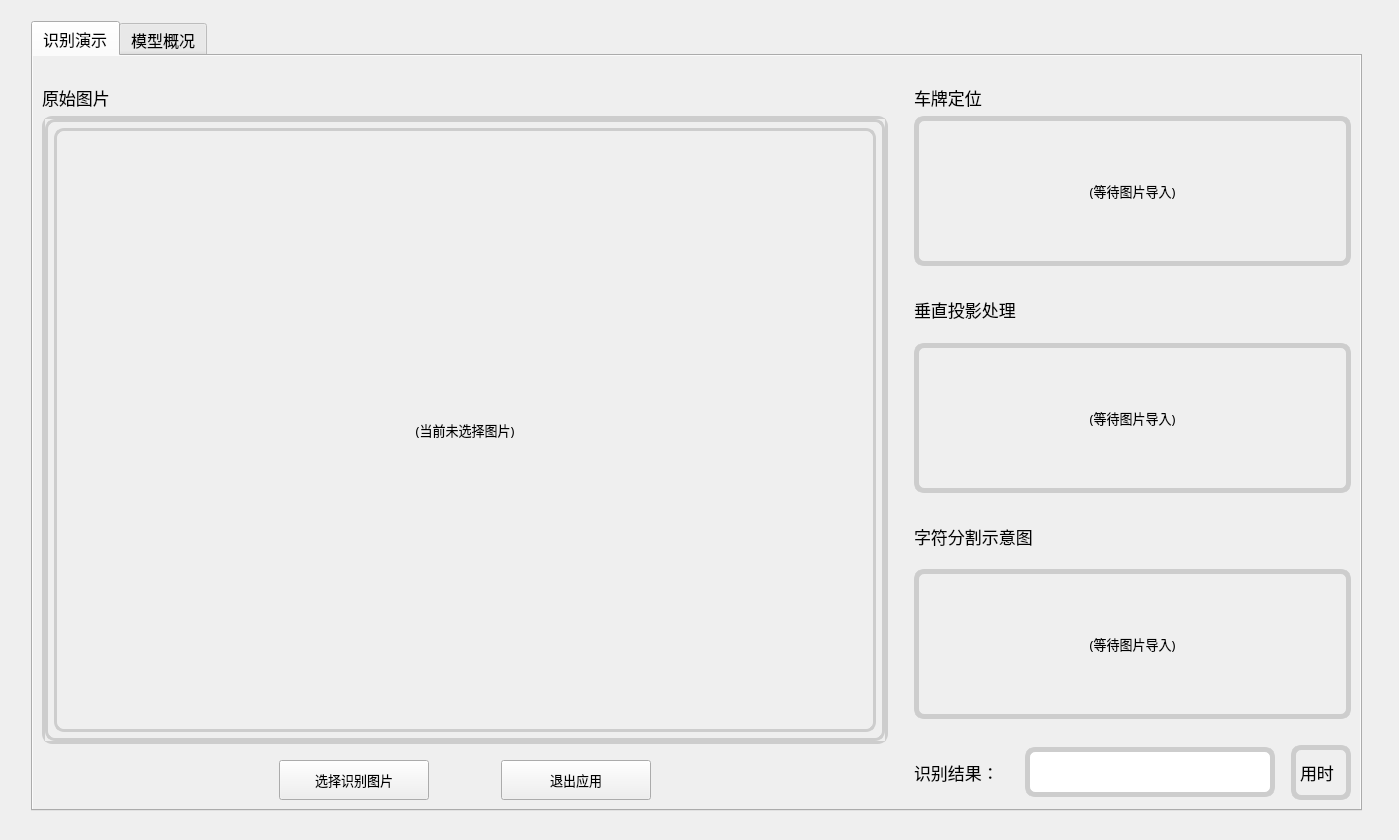
<?xml version="1.0" encoding="UTF-8"?>
<ui version="4.0">
 <class>Form</class>
 <widget class="QWidget" name="Form">
  <property name="geometry">
   <rect>
    <x>0</x>
    <y>0</y>
    <width>1399</width>
    <height>840</height>
   </rect>
  </property>
  <property name="sizePolicy">
   <sizepolicy hsizetype="Fixed" vsizetype="Fixed">
    <horstretch>0</horstretch>
    <verstretch>0</verstretch>
   </sizepolicy>
  </property>
  <property name="minimumSize">
   <size>
    <width>1080</width>
    <height>654</height>
   </size>
  </property>
  <property name="windowTitle">
   <string>Form</string>
  </property>
  <layout class="QGridLayout" name="gridLayout_2">
   <item row="0" column="1" colspan="2">
    <spacer name="verticalSpacer_9">
     <property name="orientation">
      <enum>Qt::Vertical</enum>
     </property>
     <property name="sizeType">
      <enum>QSizePolicy::Fixed</enum>
     </property>
     <property name="sizeHint" stdset="0">
      <size>
       <width>20</width>
       <height>10</height>
      </size>
     </property>
    </spacer>
   </item>
   <item row="1" column="1">
    <widget class="QTabWidget" name="tabWidget">
     <property name="font">
      <font>
       <family>黑体</family>
       <pointsize>12</pointsize>
      </font>
     </property>
     <property name="autoFillBackground">
      <bool>true</bool>
     </property>
     <property name="currentIndex">
      <number>0</number>
     </property>
     <widget class="QWidget" name="tab_1">
      <property name="autoFillBackground">
       <bool>true</bool>
      </property>
      <attribute name="title">
       <string>识别演示</string>
      </attribute>
      <layout class="QGridLayout" name="gridLayout_5">
       <item row="0" column="0">
        <layout class="QHBoxLayout" name="horizontalLayout_2">
         <item>
          <layout class="QGridLayout" name="gridLayout">
           <item row="1" column="1" colspan="2">
            <widget class="QLabel" name="label">
             <property name="font">
              <font>
               <family>黑体</family>
               <pointsize>13</pointsize>
              </font>
             </property>
             <property name="text">
              <string>原始图片</string>
             </property>
            </widget>
           </item>
           <item row="4" column="5">
            <spacer name="horizontalSpacer_3">
             <property name="orientation">
              <enum>Qt::Horizontal</enum>
             </property>
             <property name="sizeHint" stdset="0">
              <size>
               <width>40</width>
               <height>20</height>
              </size>
             </property>
            </spacer>
           </item>
           <item row="4" column="1">
            <spacer name="horizontalSpacer_2">
             <property name="orientation">
              <enum>Qt::Horizontal</enum>
             </property>
             <property name="sizeHint" stdset="0">
              <size>
               <width>40</width>
               <height>20</height>
              </size>
             </property>
            </spacer>
           </item>
           <item row="4" column="4">
            <widget class="QPushButton" name="Button_exit">
             <property name="minimumSize">
              <size>
               <width>150</width>
               <height>40</height>
              </size>
             </property>
             <property name="font">
              <font>
               <family>黑体</family>
               <pointsize>10</pointsize>
              </font>
             </property>
             <property name="styleSheet">
              <string notr="true"/>
             </property>
             <property name="text">
              <string>退出应用</string>
             </property>
            </widget>
           </item>
           <item row="4" column="3">
            <spacer name="horizontalSpacer_1">
             <property name="orientation">
              <enum>Qt::Horizontal</enum>
             </property>
             <property name="sizeType">
              <enum>QSizePolicy::Fixed</enum>
             </property>
             <property name="sizeHint" stdset="0">
              <size>
               <width>60</width>
               <height>20</height>
              </size>
             </property>
            </spacer>
           </item>
           <item row="0" column="1" colspan="5">
            <spacer name="verticalSpacer_2">
             <property name="orientation">
              <enum>Qt::Vertical</enum>
             </property>
             <property name="sizeType">
              <enum>QSizePolicy::Fixed</enum>
             </property>
             <property name="sizeHint" stdset="0">
              <size>
               <width>20</width>
               <height>20</height>
              </size>
             </property>
            </spacer>
           </item>
           <item row="2" column="1" colspan="5">
            <widget class="QScrollArea" name="scrollArea">
             <property name="minimumSize">
              <size>
               <width>500</width>
               <height>530</height>
              </size>
             </property>
             <property name="styleSheet">
              <string notr="true">border:2.9px solid rgb(205, 205, 205);
border-radius:10px;</string>
             </property>
             <property name="frameShape">
              <enum>QFrame::NoFrame</enum>
             </property>
             <property name="frameShadow">
              <enum>QFrame::Plain</enum>
             </property>
             <property name="lineWidth">
              <number>0</number>
             </property>
             <property name="widgetResizable">
              <bool>true</bool>
             </property>
             <widget class="QWidget" name="scrollAreaWidgetContents">
              <property name="geometry">
               <rect>
                <x>0</x>
                <y>0</y>
                <width>757</width>
                <height>616</height>
               </rect>
              </property>
              <layout class="QGridLayout" name="gridLayout_4">
               <item row="0" column="0">
                <widget class="QLabel" name="label_phote">
                 <property name="enabled">
                  <bool>true</bool>
                 </property>
                 <property name="sizePolicy">
                  <sizepolicy hsizetype="Preferred" vsizetype="Preferred">
                   <horstretch>0</horstretch>
                   <verstretch>0</verstretch>
                  </sizepolicy>
                 </property>
                 <property name="minimumSize">
                  <size>
                   <width>0</width>
                   <height>0</height>
                  </size>
                 </property>
                 <property name="font">
                  <font>
                   <family>黑体</family>
                   <pointsize>10</pointsize>
                  </font>
                 </property>
                 <property name="styleSheet">
                  <string notr="true"/>
                 </property>
                 <property name="frameShadow">
                  <enum>QFrame::Plain</enum>
                 </property>
                 <property name="lineWidth">
                  <number>0</number>
                 </property>
                 <property name="text">
                  <string>(当前未选择图片)</string>
                 </property>
                 <property name="alignment">
                  <set>Qt::AlignCenter</set>
                 </property>
                </widget>
               </item>
              </layout>
             </widget>
            </widget>
           </item>
           <item row="4" column="2">
            <widget class="QPushButton" name="Button_select">
             <property name="enabled">
              <bool>true</bool>
             </property>
             <property name="minimumSize">
              <size>
               <width>150</width>
               <height>40</height>
              </size>
             </property>
             <property name="font">
              <font>
               <family>黑体</family>
               <pointsize>10</pointsize>
              </font>
             </property>
             <property name="styleSheet">
              <string notr="true"/>
             </property>
             <property name="text">
              <string>选择识别图片</string>
             </property>
            </widget>
           </item>
           <item row="3" column="1" colspan="5">
            <spacer name="verticalSpacer">
             <property name="orientation">
              <enum>Qt::Vertical</enum>
             </property>
             <property name="sizeType">
              <enum>QSizePolicy::Fixed</enum>
             </property>
             <property name="sizeHint" stdset="0">
              <size>
               <width>20</width>
               <height>10</height>
              </size>
             </property>
            </spacer>
           </item>
          </layout>
         </item>
         <item>
          <spacer name="horizontalSpacer_5">
           <property name="orientation">
            <enum>Qt::Horizontal</enum>
           </property>
           <property name="sizeType">
            <enum>QSizePolicy::Fixed</enum>
           </property>
           <property name="sizeHint" stdset="0">
            <size>
             <width>20</width>
             <height>20</height>
            </size>
           </property>
          </spacer>
         </item>
         <item>
          <layout class="QVBoxLayout" name="verticalLayout">
           <item>
            <spacer name="verticalSpacer_3">
             <property name="orientation">
              <enum>Qt::Vertical</enum>
             </property>
             <property name="sizeType">
              <enum>QSizePolicy::Fixed</enum>
             </property>
             <property name="sizeHint" stdset="0">
              <size>
               <width>20</width>
               <height>20</height>
              </size>
             </property>
            </spacer>
           </item>
           <item>
            <widget class="QLabel" name="label_2">
             <property name="sizePolicy">
              <sizepolicy hsizetype="Preferred" vsizetype="Fixed">
               <horstretch>0</horstretch>
               <verstretch>0</verstretch>
              </sizepolicy>
             </property>
             <property name="font">
              <font>
               <family>黑体</family>
               <pointsize>13</pointsize>
              </font>
             </property>
             <property name="text">
              <string>车牌定位</string>
             </property>
            </widget>
           </item>
           <item>
            <widget class="QLabel" name="label_located">
             <property name="minimumSize">
              <size>
               <width>0</width>
               <height>150</height>
              </size>
             </property>
             <property name="font">
              <font>
               <family>黑体</family>
               <pointsize>10</pointsize>
              </font>
             </property>
             <property name="styleSheet">
              <string notr="true">border:5px solid rgb(205, 205, 205);
border-radius:10px;</string>
             </property>
             <property name="text">
              <string>(等待图片导入)</string>
             </property>
             <property name="alignment">
              <set>Qt::AlignCenter</set>
             </property>
            </widget>
           </item>
           <item>
            <spacer name="verticalSpacer_6">
             <property name="orientation">
              <enum>Qt::Vertical</enum>
             </property>
             <property name="sizeType">
              <enum>QSizePolicy::Fixed</enum>
             </property>
             <property name="sizeHint" stdset="0">
              <size>
               <width>20</width>
               <height>10</height>
              </size>
             </property>
            </spacer>
           </item>
           <item>
            <widget class="QLabel" name="label_3">
             <property name="font">
              <font>
               <family>黑体</family>
               <pointsize>13</pointsize>
              </font>
             </property>
             <property name="text">
              <string>垂直投影处理</string>
             </property>
            </widget>
           </item>
           <item>
            <widget class="QLabel" name="label_projection">
             <property name="minimumSize">
              <size>
               <width>0</width>
               <height>150</height>
              </size>
             </property>
             <property name="font">
              <font>
               <family>黑体</family>
               <pointsize>10</pointsize>
              </font>
             </property>
             <property name="styleSheet">
              <string notr="true">border:5px solid rgb(205, 205, 205);
border-radius:10px;</string>
             </property>
             <property name="text">
              <string>(等待图片导入)</string>
             </property>
             <property name="alignment">
              <set>Qt::AlignCenter</set>
             </property>
            </widget>
           </item>
           <item>
            <spacer name="verticalSpacer_7">
             <property name="orientation">
              <enum>Qt::Vertical</enum>
             </property>
             <property name="sizeType">
              <enum>QSizePolicy::Fixed</enum>
             </property>
             <property name="sizeHint" stdset="0">
              <size>
               <width>20</width>
               <height>10</height>
              </size>
             </property>
            </spacer>
           </item>
           <item>
            <widget class="QLabel" name="label_4">
             <property name="font">
              <font>
               <family>黑体</family>
               <pointsize>13</pointsize>
              </font>
             </property>
             <property name="text">
              <string>字符分割示意图</string>
             </property>
            </widget>
           </item>
           <item>
            <widget class="QLabel" name="label_division">
             <property name="minimumSize">
              <size>
               <width>0</width>
               <height>150</height>
              </size>
             </property>
             <property name="font">
              <font>
               <family>黑体</family>
               <pointsize>10</pointsize>
              </font>
             </property>
             <property name="styleSheet">
              <string notr="true">border:5px solid rgb(205, 205, 205);
border-radius:10px;</string>
             </property>
             <property name="text">
              <string>(等待图片导入)</string>
             </property>
             <property name="alignment">
              <set>Qt::AlignCenter</set>
             </property>
            </widget>
           </item>
           <item>
            <spacer name="verticalSpacer_4">
             <property name="orientation">
              <enum>Qt::Vertical</enum>
             </property>
             <property name="sizeType">
              <enum>QSizePolicy::Fixed</enum>
             </property>
             <property name="sizeHint" stdset="0">
              <size>
               <width>20</width>
               <height>20</height>
              </size>
             </property>
            </spacer>
           </item>
           <item>
            <layout class="QHBoxLayout" name="horizontalLayout">
             <item>
              <widget class="QLabel" name="label_showresult">
               <property name="font">
                <font>
                 <family>黑体</family>
                 <pointsize>13</pointsize>
                </font>
               </property>
               <property name="text">
                <string>识别结果：</string>
               </property>
              </widget>
             </item>
             <item>
              <spacer name="horizontalSpacer_4">
               <property name="orientation">
                <enum>Qt::Horizontal</enum>
               </property>
               <property name="sizeType">
                <enum>QSizePolicy::Fixed</enum>
               </property>
               <property name="sizeHint" stdset="0">
                <size>
                 <width>20</width>
                 <height>20</height>
                </size>
               </property>
              </spacer>
             </item>
             <item>
              <widget class="QLineEdit" name="lineEdit_result">
               <property name="sizePolicy">
                <sizepolicy hsizetype="Fixed" vsizetype="Fixed">
                 <horstretch>0</horstretch>
                 <verstretch>0</verstretch>
                </sizepolicy>
               </property>
               <property name="minimumSize">
                <size>
                 <width>250</width>
                 <height>50</height>
                </size>
               </property>
               <property name="font">
                <font>
                 <family>黑体</family>
                 <pointsize>15</pointsize>
                 <weight>50</weight>
                 <bold>false</bold>
                </font>
               </property>
               <property name="styleSheet">
                <string notr="true">border:5px solid rgb(205, 205, 205);
border-radius:10px;</string>
               </property>
               <property name="readOnly">
                <bool>true</bool>
               </property>
              </widget>
             </item>
             <item>
              <spacer name="horizontalSpacer_8">
               <property name="orientation">
                <enum>Qt::Horizontal</enum>
               </property>
               <property name="sizeType">
                <enum>QSizePolicy::Fixed</enum>
               </property>
               <property name="sizeHint" stdset="0">
                <size>
                 <width>10</width>
                 <height>20</height>
                </size>
               </property>
              </spacer>
             </item>
             <item>
              <widget class="QLabel" name="label_time">
               <property name="minimumSize">
                <size>
                 <width>60</width>
                 <height>0</height>
                </size>
               </property>
               <property name="font">
                <font>
                 <pointsize>13</pointsize>
                </font>
               </property>
               <property name="styleSheet">
                <string notr="true">border:5px solid rgb(205, 205, 205);
border-radius:10px;</string>
               </property>
               <property name="text">
                <string>用时</string>
               </property>
              </widget>
             </item>
            </layout>
           </item>
          </layout>
         </item>
        </layout>
       </item>
      </layout>
     </widget>
     <widget class="QWidget" name="tab_2">
      <property name="autoFillBackground">
       <bool>true</bool>
      </property>
      <attribute name="title">
       <string>模型概况</string>
      </attribute>
      <layout class="QGridLayout" name="gridLayout_6">
       <item row="0" column="0" colspan="2">
        <layout class="QGridLayout" name="gridLayout_3">
         <item row="5" column="2">
          <widget class="QTableWidget" name="tableWidget">
           <attribute name="horizontalHeaderDefaultSectionSize">
            <number>135</number>
           </attribute>
           <row>
            <property name="text">
             <string/>
            </property>
           </row>
           <row>
            <property name="text">
             <string/>
            </property>
           </row>
           <row>
            <property name="text">
             <string/>
            </property>
           </row>
           <row>
            <property name="text">
             <string/>
            </property>
           </row>
           <row>
            <property name="text">
             <string/>
            </property>
           </row>
           <row>
            <property name="text">
             <string/>
            </property>
           </row>
           <row>
            <property name="text">
             <string/>
            </property>
           </row>
           <row>
            <property name="text">
             <string/>
            </property>
           </row>
           <row>
            <property name="text">
             <string/>
            </property>
           </row>
           <row>
            <property name="text">
             <string>*</string>
            </property>
           </row>
           <row>
            <property name="text">
             <string>*</string>
            </property>
           </row>
           <row>
            <property name="text">
             <string>*</string>
            </property>
           </row>
           <column>
            <property name="text">
             <string>Layer</string>
            </property>
           </column>
           <column>
            <property name="text">
             <string>Layer Type</string>
            </property>
           </column>
           <column>
            <property name="text">
             <string>Output Shape</string>
            </property>
           </column>
           <column>
            <property name="text">
             <string>Param</string>
            </property>
           </column>
           <item row="0" column="0">
            <property name="text">
             <string>conv2d_1</string>
            </property>
           </item>
           <item row="0" column="1">
            <property name="text">
             <string>Conv2D</string>
            </property>
           </item>
           <item row="0" column="2">
            <property name="text">
             <string>(138, 43, 128)</string>
            </property>
           </item>
           <item row="0" column="3">
            <property name="text">
             <string>1280</string>
            </property>
           </item>
           <item row="1" column="0">
            <property name="text">
             <string>max_pooling2d_1</string>
            </property>
           </item>
           <item row="1" column="1">
            <property name="text">
             <string>MaxPooling2D</string>
            </property>
           </item>
           <item row="1" column="2">
            <property name="text">
             <string>(34, 10, 128)</string>
            </property>
           </item>
           <item row="1" column="3">
            <property name="text">
             <string>0</string>
            </property>
           </item>
           <item row="2" column="0">
            <property name="text">
             <string>conv2d_2</string>
            </property>
           </item>
           <item row="2" column="1">
            <property name="text">
             <string>Conv2D</string>
            </property>
           </item>
           <item row="2" column="2">
            <property name="text">
             <string>(32, 8, 68) </string>
            </property>
           </item>
           <item row="2" column="3">
            <property name="text">
             <string>78404</string>
            </property>
           </item>
           <item row="3" column="0">
            <property name="text">
             <string>max_pooling2d_2</string>
            </property>
           </item>
           <item row="3" column="1">
            <property name="text">
             <string>MaxPooling2D</string>
            </property>
           </item>
           <item row="3" column="2">
            <property name="text">
             <string>(16, 4, 68)</string>
            </property>
           </item>
           <item row="3" column="3">
            <property name="text">
             <string>0</string>
            </property>
           </item>
           <item row="4" column="0">
            <property name="text">
             <string>flatten_1</string>
            </property>
           </item>
           <item row="4" column="1">
            <property name="text">
             <string>Flatten</string>
            </property>
           </item>
           <item row="4" column="2">
            <property name="text">
             <string>(4352)</string>
            </property>
           </item>
           <item row="4" column="3">
            <property name="text">
             <string>0</string>
            </property>
           </item>
           <item row="5" column="0">
            <property name="text">
             <string>dense_1</string>
            </property>
           </item>
           <item row="5" column="1">
            <property name="text">
             <string>Dense</string>
            </property>
           </item>
           <item row="5" column="2">
            <property name="text">
             <string>(128)</string>
            </property>
           </item>
           <item row="5" column="3">
            <property name="text">
             <string>557184</string>
            </property>
           </item>
           <item row="6" column="0">
            <property name="text">
             <string>dropout_1</string>
            </property>
           </item>
           <item row="6" column="1">
            <property name="text">
             <string>Dropout</string>
            </property>
           </item>
           <item row="6" column="2">
            <property name="text">
             <string>(128)</string>
            </property>
           </item>
           <item row="6" column="3">
            <property name="text">
             <string>0</string>
            </property>
           </item>
           <item row="7" column="0">
            <property name="text">
             <string>dense_2</string>
            </property>
           </item>
           <item row="7" column="1">
            <property name="text">
             <string>Dense</string>
            </property>
           </item>
           <item row="7" column="2">
            <property name="text">
             <string>(68)</string>
            </property>
           </item>
           <item row="7" column="3">
            <property name="text">
             <string>8872</string>
            </property>
           </item>
           <item row="8" column="0">
            <property name="text">
             <string/>
            </property>
           </item>
           <item row="9" column="0">
            <property name="text">
             <string>Total params</string>
            </property>
           </item>
           <item row="9" column="1">
            <property name="text">
             <string>645640</string>
            </property>
           </item>
           <item row="10" column="0">
            <property name="text">
             <string>Trainable params</string>
            </property>
           </item>
           <item row="10" column="1">
            <property name="text">
             <string>645640</string>
            </property>
           </item>
           <item row="11" column="0">
            <property name="text">
             <string>None-trainable params</string>
            </property>
           </item>
           <item row="11" column="1">
            <property name="text">
             <string>0</string>
            </property>
           </item>
          </widget>
         </item>
         <item row="2" column="0" rowspan="4">
          <widget class="QTableWidget" name="table_matrix">
           <property name="sizePolicy">
            <sizepolicy hsizetype="Preferred" vsizetype="Preferred">
             <horstretch>0</horstretch>
             <verstretch>0</verstretch>
            </sizepolicy>
           </property>
           <property name="minimumSize">
            <size>
             <width>700</width>
             <height>450</height>
            </size>
           </property>
           <property name="styleSheet">
            <string notr="true"/>
           </property>
           <property name="editTriggers">
            <set>QAbstractItemView::NoEditTriggers</set>
           </property>
           <property name="columnCount">
            <number>1</number>
           </property>
           <attribute name="horizontalHeaderDefaultSectionSize">
            <number>40</number>
           </attribute>
           <attribute name="verticalHeaderDefaultSectionSize">
            <number>40</number>
           </attribute>
           <row>
            <property name="text">
             <string>Z</string>
            </property>
           </row>
           <column>
            <property name="text">
             <string>Z</string>
            </property>
           </column>
          </widget>
         </item>
         <item row="2" column="2">
          <widget class="QTableWidget" name="table_indecator">
           <attribute name="horizontalHeaderDefaultSectionSize">
            <number>105</number>
           </attribute>
           <row>
            <property name="text">
             <string>0</string>
            </property>
           </row>
           <column>
            <property name="text">
             <string>类</string>
            </property>
           </column>
           <column>
            <property name="text">
             <string>Accuracy</string>
            </property>
           </column>
           <column>
            <property name="text">
             <string>Precision</string>
            </property>
           </column>
           <column>
            <property name="text">
             <string>Recall</string>
            </property>
           </column>
           <column>
            <property name="text">
             <string>F1_score</string>
            </property>
           </column>
          </widget>
         </item>
         <item row="3" column="2">
          <spacer name="verticalSpacer_5">
           <property name="orientation">
            <enum>Qt::Vertical</enum>
           </property>
           <property name="sizeType">
            <enum>QSizePolicy::Fixed</enum>
           </property>
           <property name="sizeHint" stdset="0">
            <size>
             <width>20</width>
             <height>20</height>
            </size>
           </property>
          </spacer>
         </item>
         <item row="0" column="2">
          <widget class="QLabel" name="label_6">
           <property name="font">
            <font>
             <family>黑体</family>
             <pointsize>13</pointsize>
            </font>
           </property>
           <property name="text">
            <string>分类指标</string>
           </property>
          </widget>
         </item>
         <item row="0" column="0">
          <widget class="QLabel" name="label_5">
           <property name="font">
            <font>
             <family>黑体</family>
             <pointsize>13</pointsize>
            </font>
           </property>
           <property name="text">
            <string>混淆矩阵</string>
           </property>
          </widget>
         </item>
         <item row="4" column="2">
          <widget class="QLabel" name="label_7">
           <property name="font">
            <font>
             <pointsize>13</pointsize>
            </font>
           </property>
           <property name="text">
            <string>模型信息</string>
           </property>
          </widget>
         </item>
         <item row="2" column="1" rowspan="4">
          <spacer name="horizontalSpacer_6">
           <property name="orientation">
            <enum>Qt::Horizontal</enum>
           </property>
           <property name="sizeType">
            <enum>QSizePolicy::Fixed</enum>
           </property>
           <property name="sizeHint" stdset="0">
            <size>
             <width>20</width>
             <height>20</height>
            </size>
           </property>
          </spacer>
         </item>
        </layout>
       </item>
      </layout>
     </widget>
    </widget>
   </item>
   <item row="1" column="0" rowspan="4">
    <spacer name="horizontalSpacer">
     <property name="orientation">
      <enum>Qt::Horizontal</enum>
     </property>
     <property name="sizeType">
      <enum>QSizePolicy::Fixed</enum>
     </property>
     <property name="sizeHint" stdset="0">
      <size>
       <width>20</width>
       <height>20</height>
      </size>
     </property>
    </spacer>
   </item>
   <item row="1" column="3" rowspan="4">
    <spacer name="horizontalSpacer_7">
     <property name="orientation">
      <enum>Qt::Horizontal</enum>
     </property>
     <property name="sizeType">
      <enum>QSizePolicy::Fixed</enum>
     </property>
     <property name="sizeHint" stdset="0">
      <size>
       <width>20</width>
       <height>20</height>
      </size>
     </property>
    </spacer>
   </item>
  </layout>
 </widget>
 <resources/>
 <connections>
  <connection>
   <sender>Button_select</sender>
   <signal>clicked(bool)</signal>
   <receiver>label_projection</receiver>
   <slot>setDisabled(bool)</slot>
   <hints>
    <hint type="sourcelabel">
     <x>99</x>
     <y>520</y>
    </hint>
    <hint type="destinationlabel">
     <x>560</x>
     <y>205</y>
    </hint>
   </hints>
  </connection>
 </connections>
</ui>
